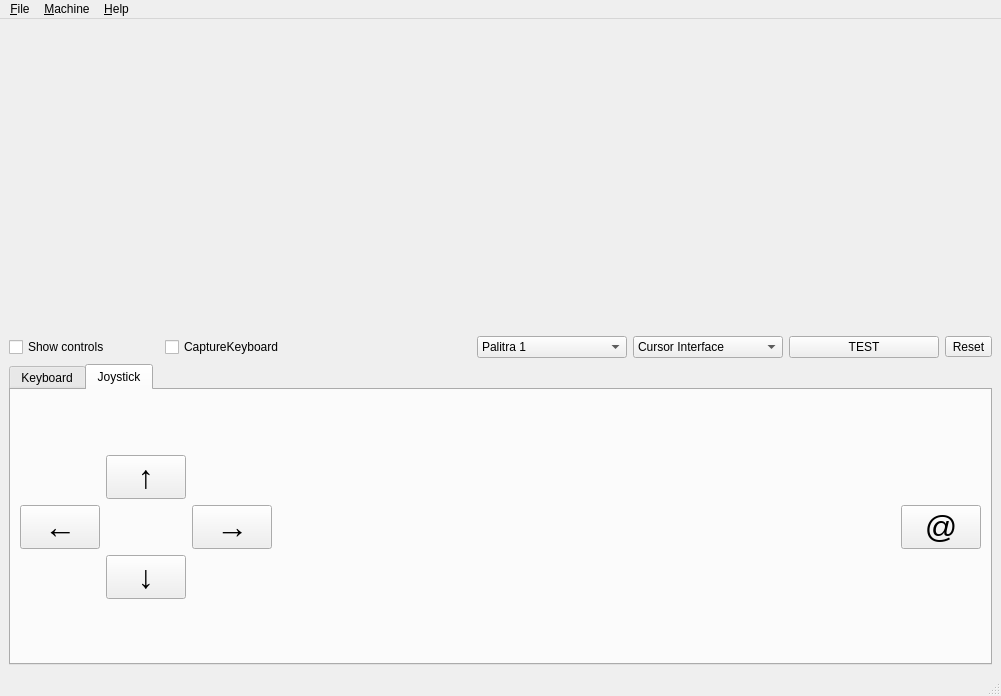
<?xml version="1.0" encoding="UTF-8"?>
<ui version="4.0">
 <class>MainWindow</class>
 <widget class="QMainWindow" name="MainWindow">
  <property name="geometry">
   <rect>
    <x>0</x>
    <y>0</y>
    <width>1001</width>
    <height>696</height>
   </rect>
  </property>
  <property name="windowTitle">
   <string>MainWindow</string>
  </property>
  <widget class="QWidget" name="centralwidget">
   <layout class="QGridLayout" name="gridLayout">
    <item row="5" column="0" colspan="7">
     <widget class="QTabWidget" name="twControls">
      <property name="currentIndex">
       <number>1</number>
      </property>
      <widget class="QWidget" name="tab">
       <attribute name="title">
        <string>Keyboard</string>
       </attribute>
       <layout class="QGridLayout" name="gridLayout_3">
        <item row="0" column="0">
         <widget class="KeyboardWidget" name="keyboard" native="true"/>
        </item>
       </layout>
      </widget>
      <widget class="QWidget" name="tab_2">
       <attribute name="title">
        <string>Joystick</string>
       </attribute>
       <layout class="QGridLayout" name="gridLayout_2">
        <item row="3" column="1">
         <widget class="QPushButton" name="pbDown">
          <property name="font">
           <font>
            <pointsize>24</pointsize>
           </font>
          </property>
          <property name="text">
           <string>↓</string>
          </property>
         </widget>
        </item>
        <item row="4" column="1">
         <spacer name="verticalSpacer_2">
          <property name="orientation">
           <enum>Qt::Vertical</enum>
          </property>
          <property name="sizeHint" stdset="0">
           <size>
            <width>20</width>
            <height>40</height>
           </size>
          </property>
         </spacer>
        </item>
        <item row="1" column="1">
         <widget class="QPushButton" name="pbUp">
          <property name="font">
           <font>
            <pointsize>24</pointsize>
           </font>
          </property>
          <property name="text">
           <string>↑</string>
          </property>
         </widget>
        </item>
        <item row="2" column="4">
         <widget class="QPushButton" name="pbFire">
          <property name="font">
           <font>
            <pointsize>24</pointsize>
           </font>
          </property>
          <property name="text">
           <string>@</string>
          </property>
         </widget>
        </item>
        <item row="2" column="2">
         <widget class="QPushButton" name="pbRight">
          <property name="font">
           <font>
            <pointsize>24</pointsize>
           </font>
          </property>
          <property name="text">
           <string>→</string>
          </property>
         </widget>
        </item>
        <item row="0" column="1">
         <spacer name="verticalSpacer">
          <property name="orientation">
           <enum>Qt::Vertical</enum>
          </property>
          <property name="sizeHint" stdset="0">
           <size>
            <width>20</width>
            <height>40</height>
           </size>
          </property>
         </spacer>
        </item>
        <item row="2" column="0">
         <widget class="QPushButton" name="pbLeft">
          <property name="font">
           <font>
            <pointsize>24</pointsize>
           </font>
          </property>
          <property name="text">
           <string>←</string>
          </property>
         </widget>
        </item>
        <item row="2" column="3">
         <spacer name="horizontalSpacer">
          <property name="orientation">
           <enum>Qt::Horizontal</enum>
          </property>
          <property name="sizeHint" stdset="0">
           <size>
            <width>40</width>
            <height>20</height>
           </size>
          </property>
         </spacer>
        </item>
       </layout>
      </widget>
     </widget>
    </item>
    <item row="0" column="0" colspan="7">
     <widget class="ScreenWidget" name="screen" native="true">
      <property name="sizePolicy">
       <sizepolicy hsizetype="Preferred" vsizetype="Expanding">
        <horstretch>0</horstretch>
        <verstretch>0</verstretch>
       </sizepolicy>
      </property>
     </widget>
    </item>
    <item row="3" column="1">
     <widget class="QCheckBox" name="cbCaptureKeyboard">
      <property name="text">
       <string>CaptureKeyboard</string>
      </property>
     </widget>
    </item>
    <item row="3" column="6">
     <widget class="QToolButton" name="btnReset">
      <property name="text">
       <string>Reset</string>
      </property>
     </widget>
    </item>
    <item row="3" column="0">
     <widget class="QCheckBox" name="cbShowControls">
      <property name="text">
       <string>Show controls</string>
      </property>
     </widget>
    </item>
    <item row="3" column="5">
     <widget class="QPushButton" name="btnTest">
      <property name="text">
       <string>TEST</string>
      </property>
     </widget>
    </item>
    <item row="3" column="4">
     <widget class="QComboBox" name="cbJoystickInterface">
      <item>
       <property name="text">
        <string>Cursor Interface</string>
       </property>
      </item>
      <item>
       <property name="text">
        <string>Kempston Interface</string>
       </property>
      </item>
      <item>
       <property name="text">
        <string>ZX Interface 2</string>
       </property>
      </item>
     </widget>
    </item>
    <item row="3" column="3">
     <widget class="QComboBox" name="cbPalChange">
      <item>
       <property name="text">
        <string>Palitra 1</string>
       </property>
      </item>
      <item>
       <property name="text">
        <string>Palitra 2</string>
       </property>
      </item>
     </widget>
    </item>
   </layout>
  </widget>
  <widget class="QStatusBar" name="statusbar"/>
  <widget class="QMenuBar" name="menubar">
   <property name="geometry">
    <rect>
     <x>0</x>
     <y>0</y>
     <width>1001</width>
     <height>21</height>
    </rect>
   </property>
   <widget class="QMenu" name="menu">
    <property name="title">
     <string>&amp;File</string>
    </property>
    <addaction name="actionSave_a_screenshot"/>
    <addaction name="actionLoad_a_screenshot"/>
    <addaction name="separator"/>
    <addaction name="actionSave_a_snapshot"/>
    <addaction name="action_Load_a_snapshot"/>
    <addaction name="separator"/>
    <addaction name="actionE_xit"/>
   </widget>
   <widget class="QMenu" name="menuMachine">
    <property name="title">
     <string>&amp;Machine</string>
    </property>
    <addaction name="actionReset"/>
    <addaction name="actionNMI"/>
    <addaction name="separator"/>
    <addaction name="actionSpectrum_48k"/>
    <addaction name="actionSpectrum_128k"/>
   </widget>
   <widget class="QMenu" name="menu_Help">
    <property name="title">
     <string>&amp;Help</string>
    </property>
    <addaction name="actionAbout"/>
   </widget>
   <addaction name="menu"/>
   <addaction name="menuMachine"/>
   <addaction name="menu_Help"/>
  </widget>
  <action name="action_Load_a_snapshot">
   <property name="text">
    <string>&amp;Load a snapshot...</string>
   </property>
  </action>
  <action name="actionE_xit">
   <property name="text">
    <string>E&amp;xit</string>
   </property>
  </action>
  <action name="actionReset">
   <property name="text">
    <string>&amp;Reset</string>
   </property>
  </action>
  <action name="actionNMI">
   <property name="text">
    <string>&amp;NMI</string>
   </property>
  </action>
  <action name="actionAbout">
   <property name="text">
    <string>&amp;About...</string>
   </property>
  </action>
  <action name="actionSpectrum_48k">
   <property name="checkable">
    <bool>true</bool>
   </property>
   <property name="checked">
    <bool>false</bool>
   </property>
   <property name="text">
    <string>Spectrum 48k</string>
   </property>
  </action>
  <action name="actionSpectrum_128k">
   <property name="checkable">
    <bool>true</bool>
   </property>
   <property name="checked">
    <bool>true</bool>
   </property>
   <property name="text">
    <string>Spectrum 128k</string>
   </property>
  </action>
  <action name="actionLoad_a_screenshot">
   <property name="text">
    <string>Load a screenshot...</string>
   </property>
  </action>
  <action name="actionSave_a_screenshot">
   <property name="text">
    <string>Save a screenshot...</string>
   </property>
  </action>
  <action name="actionSave_a_snapshot">
   <property name="text">
    <string>Save a snapshot...</string>
   </property>
  </action>
 </widget>
 <customwidgets>
  <customwidget>
   <class>ScreenWidget</class>
   <extends>QWidget</extends>
   <header location="global">screenwidget.h</header>
   <container>1</container>
  </customwidget>
  <customwidget>
   <class>KeyboardWidget</class>
   <extends>QWidget</extends>
   <header location="global">keyboardwidget.h</header>
   <container>1</container>
  </customwidget>
 </customwidgets>
 <resources/>
 <connections/>
</ui>
